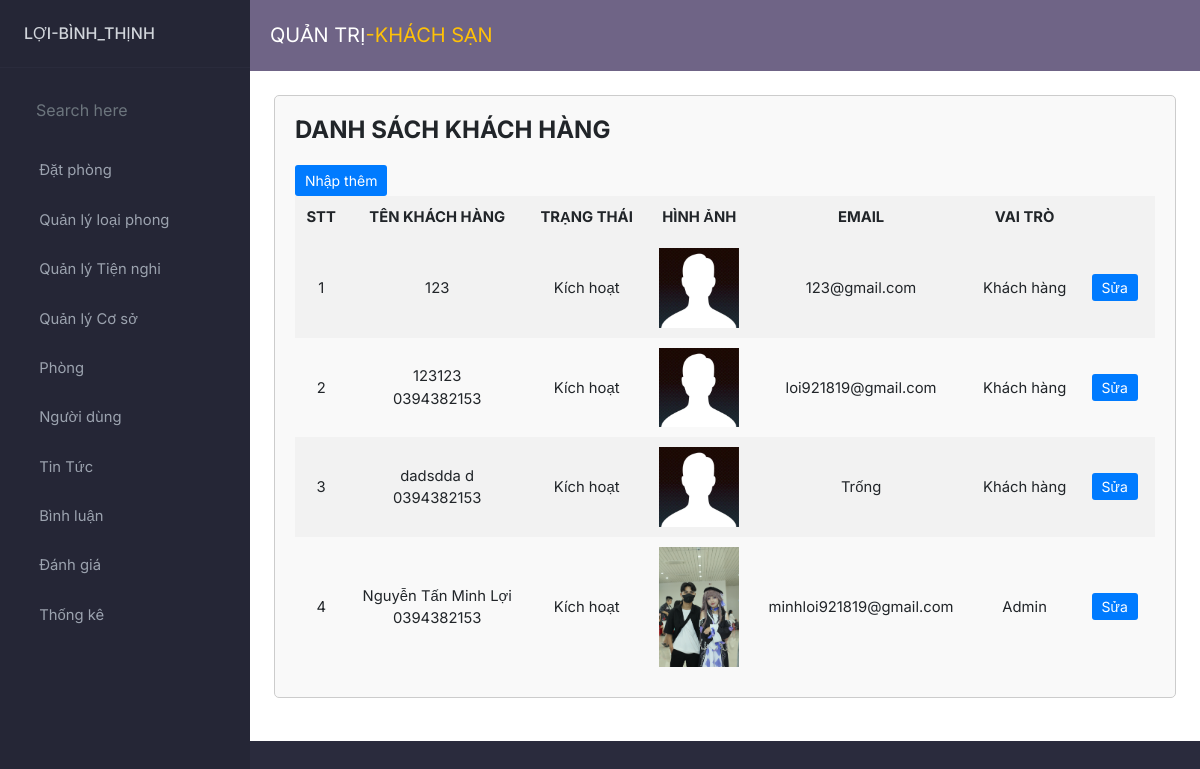
Page /admin/index.php?act=danhsachkh on the committed database.
### tables this page shows
CREATE TABLE `khach_hang` (
  `id` int(11) NOT NULL,
  `ten_dn` varchar(50) NOT NULL,
  `mat_khau` varchar(255) NOT NULL,
  `ho_ten` varchar(100) DEFAULT NULL,
  `hinh` varchar(255) DEFAULT NULL,
  `email` varchar(100) DEFAULT NULL,
  `vai_tro` int(1) DEFAULT 0,
  `sdt` varchar(15) DEFAULT NULL,
  `cccd` varchar(15) DEFAULT NULL,
  `trang_thai` int(11) NOT NULL DEFAULT 0
);

### model/pdo.php (called while the page is built, shortened)
<?php
function pdo_get_connection()
{
    $dburl = "mysql:host=localhost;dbname=du_an_1;charset=utf8";
    $username = 'root';
    $password = '';
    $conn = new PDO($dburl, $username, $password);
    $conn->setAttribute(PDO::ATTR_ERRMODE, PDO::ERRMODE_EXCEPTION);
    return $conn;
}
function pdo_query($sql)
{
    $sql_args = array_slice(func_get_args(), 1);
    try {
        $conn = pdo_get_connection();
        $stmt = $conn->prepare($sql);
        $stmt->execute($sql_args);
        $rows = $stmt->fetchAll();
        return $rows;
    } catch (PDOException $e) {
        throw $e;
    } finally {
        unset($conn);
    }
}

### model/taikhoan.php (called while the page is built, shortened)
<?php
function list_khachhang()
{
    $sql = "SELECT * FROM khach_hang order by id desc ";
    $result = pdo_query($sql);
    return $result;
}

### admin/khachhang/danhsachkhachhang.php (the view)
<div class="form-container1">
    <h1 class="admin__list-title">DANH SÁCH KHÁCH HÀNG</h1>
    <div class="admin__list-table">
        <div class="admin__list-buttons">
            <a href="index.php?act=them_taikhoan" class="admin__button-link"><input type="button" value="Nhập thêm" class="admin__button"></a>
        </div>
        <?php if (!empty($result)) : ?>
            <table class="admin__table">
                <tr>
                    <th>STT</th>
                    <th>TÊN KHÁCH HÀNG</th>
                    <th>TRẠNG THÁI</th>
                    <th>HÌNH ẢNH</th>
                    <th>EMAIL</th>
                    <th>VAI TRÒ</th>
                    <th></th>
                </tr>
                <?php $soThuTu = 1; ?>
                <?php foreach ($result as $khachhang) {
                    extract($khachhang);
                    $sua_khachhang = "index.php?act=sua_khachhang&id=" . $khachhang["id"];
                    if (is_file("../upload/" . $hinh)) {
                        $hinhxuat = "<img src='../upload/" . $hinh . "' width='80'>";
                    } else {
                        $hinhxuat = "no photo";
                    }
                ?>
                    <tr>
                        <td><?php echo $soThuTu; ?></td>
                        <td><?php echo $khachhang['ho_ten']; ?><br>
                            <?php echo $khachhang['sdt']; ?></td>
                        <td><?php echo $khachhang['trang_thai'] == 0 ? 'Kích hoạt' : 'Block'; ?></td>
                        <td><?php echo $hinhxuat; ?></td>
                        <td><?php
                            if (isset($khachhang['email']) && !empty($khachhang['email'])) {
                                echo $khachhang['email'];
                            } else {
                                echo "Trống";
                            }
                            ?>
                        </td>
                        <td><?php echo $khachhang['vai_tro'] == 0 ? 'Khách hàng' : 'Admin'; ?></td>
                        <td>
                            <a href="<?php echo $sua_khachhang; ?>" class="admin__edit-button">Sửa</a>
                        </td>
                    </tr>
                    <?php $soThuTu++; ?>
                <?php } ?>
            </table>
        <?php else : ?>
            <p>Không có dữ liệu Khách hàng.</p>
        <?php endif; ?>
    </div>
</div>

### admin/css/style.css (style rules this page uses)
:root { --dk-gray-100: #F3F4F6; --dk-gray-200: #E5E7EB; --dk-gray-300: #D1D5DB; --dk-gray-400: #9CA3AF; --dk-gray-500: #6B7280; --dk-gray-600: #4B5563; --dk-gray-700: #374151; --dk-gray-800: #1F2937; --dk-gray-900: #111827; --dk-dark-bg: #313348; --dk-darker-bg: #2a2b3d; --navbar-bg-color: #6f6486; --sidebar-bg-color: #252636; --sidebar-width: 250px; }
* { margin: 0; padding: 0; box-sizing: border-box; }
body { font-family: 'Inter', sans-serif; background-color: var(--dk-darker-bg); font-size: .925rem; }

### admin/css/from.css (style rules this page uses)
.form-container1 { max-width: 2000px; margin: 0 auto; padding: 20px; border: 1px solid #ccc; border-radius: 5px; background-color: #f9f9f9; }
.admin__list-title { font-size: 24px; font-weight: bold; margin-bottom: 20px; }
.admin__table { width: 100%; border-collapse: collapse; }
.admin__table th { font-weight: bold; padding: 10px; text-align: center; background-color: #f2f2f2; }
.admin__table tr:nth-child(even) { background-color: #f2f2f2; }
.admin__table td { padding: 10px; text-align: center; }
.admin__button { padding: 5px 10px; margin-right: 10px; background-color: #007bff; color: #fff; border: none; border-radius: 3px; cursor: pointer; font-size: 14px; }
.admin__button-link { text-decoration: none; }
.admin__list-buttons { margin-top: 10px; }
.admin__edit-button { padding: 5px 10px; background-color: #007bff; color: #fff; border: none; border-radius: 3px; cursor: pointer; text-decoration: none; font-size: 14px; margin-right: 5px; }

### rows in the picture
khach_hang: ho_ten "123", trang_thai "Kích hoạt", hinh (picture), email "123@gmail.com", vai_tro "Khách hàng"
khach_hang: ho_ten "123123", sdt "0394382153", trang_thai "Kích hoạt", hinh (picture), email "loi921819@gmail.com", vai_tro "Khách hàng"
khach_hang: ho_ten "dadsdda d", sdt "0394382153", trang_thai "Kích hoạt", hinh (picture), shows "Trống", vai_tro "Khách hàng"
khach_hang: ho_ten "Nguyễn Tấn Minh Lợi", sdt "0394382153", trang_thai "Kích hoạt", hinh (picture), email "minhloi921819@gmail.com", vai_tro "Admin"
